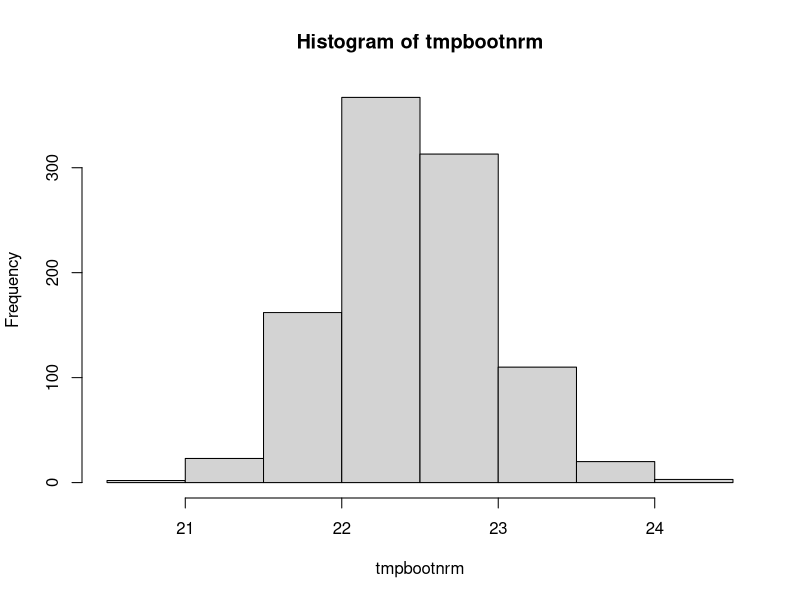

This figure's R source:
## ---- chunk 1
x <- rnorm(100, 22, 5)

# Simple normal dist
n <- 1000
tmpbootnrm <- numeric(n)
for(i in 1:n) {
      tmpsamp <- sample(x, 100, replace=TRUE)
      tmpbootnrm[i] <- mean(tmpsamp)
}
## ---- chunk 2
summary(tmpbootnrm)
hist(tmpbootnrm)
## ---- chunk 3

x <- rnorm(50, 22, 5)
xbar <- mean(x)

## Find the pivot t-interval
bootnorm <- numeric(1000)
for (i in 1:1000){
      bootsamp <- sample(x,size=50,replace=TRUE)
      bootmean = mean(bootsamp)
      bootsd = sd(bootsamp)
      tpivot = (bootmean - xbar)/(bootsd/sqrt(50))
      bootnorm[i] <- tpivot
}

## ---- chunk 4
#get numbers at the 2.5% and 97.5% quantile 
quant <- quantile(bootnorm, c(0.025, 0.975)) 

quant
## ---- chunk 5
n <- 50 
expmean50 <- numeric(1000)

for (i in 1:1000){
      x <- exp(n)
      expmean50[i] <- mean(x)
}
mean(expmean50)
## ---- chunk 6
n <- 75 
expmean75 <- numeric(1000)

for (i in 1:1000){
      x <- exp(n)
      expmean75[i] <- mean(x)
}
mean(expmean75)
